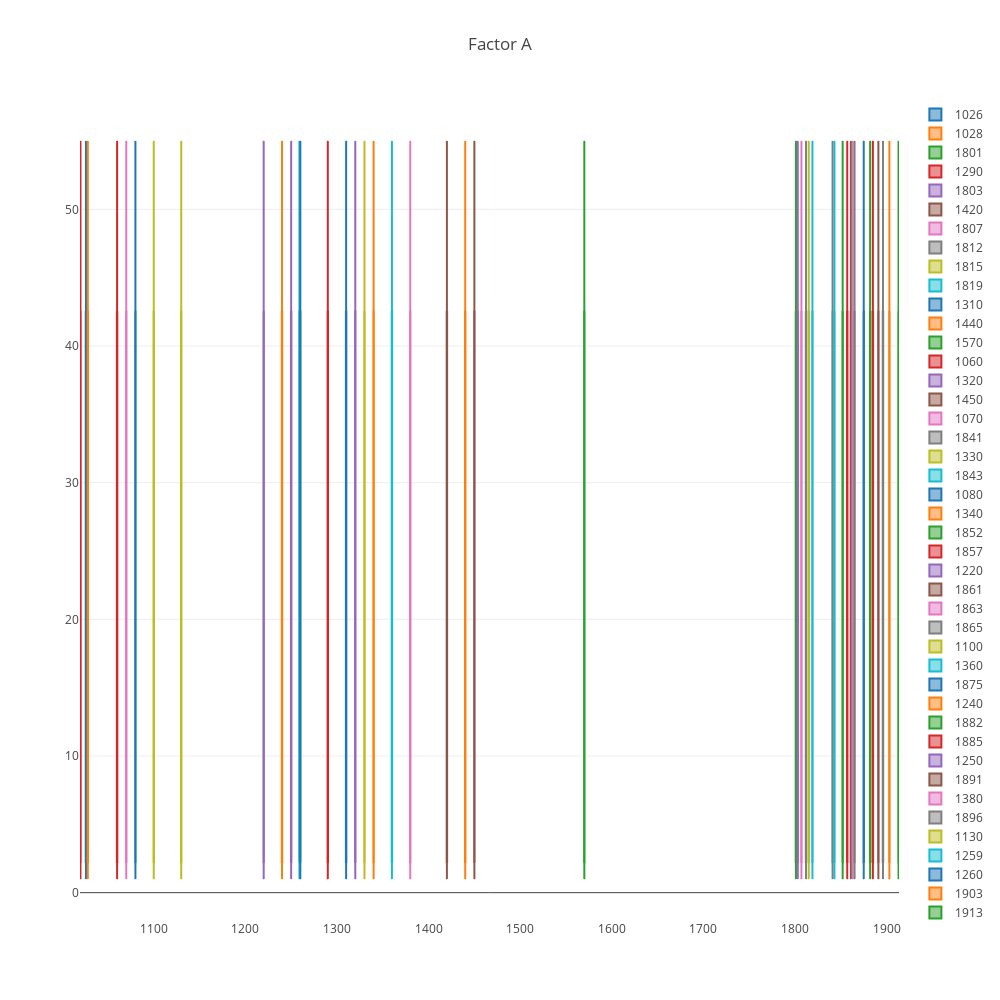

The notebook cell this image was saved under:
### Code cell
Response_code = list(set(df.Response))
data = []
for i in range(len(Response_code)):
    trace = go.Box(
        y = df[df.Response == Response_code[i]]["Factor_A"],
#         y = [1,2,3,4,5,55,55],
        boxpoints = 'outliers',
        name = str(Response_code[i])
    )
    data.append(trace)

layout = go.Layout(
    title = "Factor A",
    height= 1000, width = 1000
)

fig = dict( data=data, layout=layout )
plotly.offline.iplot(fig, validate=False, filename='Factor A')
# # Create a trace
# trace = go.Scatter(
#     x = df.Response,
#     y = df.Factor_A,
#     mode = 'markers'
# )

# data = [trace]
# layout = dict(title = 'Page Views on English Wikipedia',
#               height= 600, width = 1000
# #               xaxis = dict(title = ''),
# #               yaxis = dict(title = 'Page views', range=[0, 12000000000]),
# #               legend=dict(orientation="h")
#               )
# # Plot and embed in ipython notebook!
# fig = dict(data=data, layout=layout)
# plotly.offline.iplot(fig, filename='scatter_Factor_A')
# # py.iplot(data, filename='scatter_Factor_A')

### Figure 1 — Plotly figure (JSON) as saved in the notebook; plotly's stock layout.template omitted (floating-point values rounded to 4 significant figures)
{"data": [{"boxpoints": "outliers", "name": "1026", "type": "box", "y": [1, 2, 3, 4, 5, 55, 55]}, {"boxpoints": "outliers", "name": "1028", "type": "box", "y": [1, 2, 3, 4, 5, 55, 55]}, {"boxpoints": "outliers", "name": "1801", "type": "box", "y": [1, 2, 3, 4, 5, 55, 55]}, {"boxpoints": "outliers", "name": "1290", "type": "box", "y": [1, 2, 3, 4, 5, 55, 55]}, {"boxpoints": "outliers", "name": "1803", "type": "box", "y": [1, 2, 3, 4, 5, 55, 55]}, {"boxpoints": "outliers", "name": "1420", "type": "box", "y": [1, 2, 3, 4, 5, 55, 55]}, {"boxpoints": "outliers", "name": "1807", "type": "box", "y": [1, 2, 3, 4, 5, 55, 55]}, {"boxpoints": "outliers", "name": "1812", "type": "box", "y": [1, 2, 3, 4, 5, 55, 55]}, {"boxpoints": "outliers", "name": "1815", "type": "box", "y": [1, 2, 3, 4, 5, 55, 55]}, {"boxpoints": "outliers", "name": "1819", "type": "box", "y": [1, 2, 3, 4, 5, 55, 55]}, {"boxpoints": "outliers", "name": "1310", "type": "box", "y": [1, 2, 3, 4, 5, 55, 55]}, {"boxpoints": "outliers", "name": "1440", "type": "box", "y": [1, 2, 3, 4, 5, 55, 55]}, {"boxpoints": "outliers", "name": "1570", "type": "box", "y": [1, 2, 3, 4, 5, 55, 55]}, {"boxpoints": "outliers", "name": "1060", "type": "box", "y": [1, 2, 3, 4, 5, 55, 55]}, {"boxpoints": "outliers", "name": "1320", "type": "box", "y": [1, 2, 3, 4, 5, 55, 55]}, {"boxpoints": "outliers", "name": "1450", "type": "box", "y": [1, 2, 3, 4, 5, 55, 55]}, {"boxpoints": "outliers", "name": "1070", "type": "box", "y": [1, 2, 3, 4, 5, 55, 55]}, {"boxpoints": "outliers", "name": "1841", "type": "box", "y": [1, 2, 3, 4, 5, 55, 55]}, {"boxpoints": "outliers", "name": "1330", "type": "box", "y": [1, 2, 3, 4, 5, 55, 55]}, {"boxpoints": "outliers", "name": "1843", "type": "box", "y": [1, 2, 3, 4, 5, 55, 55]}, {"boxpoints": "outliers", "name": "1080", "type": "box", "y": [1, 2, 3, 4, 5, 55, 55]}, {"boxpoints": "outliers", "name": "1340", "type": "box", "y": [1, 2, 3, 4, 5, 55, 55]}, {"boxpoints": "outliers", "name": "1852", "type": "box", "y": [1, 2, 3, 4, 5, 55, 55]}, {"boxpoints": "outliers", "name": "1857", "type": "box", "y": [1, 2, 3, 4, 5, 55, 55]}, {"boxpoints": "outliers", "name": "1220", "type": "box", "y": [1, 2, 3, 4, 5, 55, 55]}, {"boxpoints": "outliers", "name": "1861", "type": "box", "y": [1, 2, 3, 4, 5, 55, 55]}, {"boxpoints": "outliers", "name": "1863", "type": "box", "y": [1, 2, 3, 4, 5, 55, 55]}, {"boxpoints": "outliers", "name": "1865", "type": "box", "y": [1, 2, 3, 4, 5, 55, 55]}, {"boxpoints": "outliers", "name": "1100", "type": "box", "y": [1, 2, 3, 4, 5, 55, 55]}, {"boxpoints": "outliers", "name": "1360", "type": "box", "y": [1, 2, 3, 4, 5, 55, 55]}, {"boxpoints": "outliers", "name": "1875", "type": "box", "y": [1, 2, 3, 4, 5, 55, 55]}, {"boxpoints": "outliers", "name": "1240", "type": "box", "y": [1, 2, 3, 4, 5, 55, 55]}, {"boxpoints": "outliers", "name": "1882", "type": "box", "y": [1, 2, 3, 4, 5, 55, 55]}, {"boxpoints": "outliers", "name": "1885", "type": "box", "y": [1, 2, 3, 4, 5, 55, 55]}, {"boxpoints": "outliers", "name": "1250", "type": "box", "y": [1, 2, 3, 4, 5, 55, 55]}, {"boxpoints": "outliers", "name": "1891", "type": "box", "y": [1, 2, 3, 4, 5, 55, 55]}, {"boxpoints": "outliers", "name": "1380", "type": "box", "y": [1, 2, 3, 4, 5, 55, 55]}, {"boxpoints": "outliers", "name": "1896", "type": "box", "y": [1, 2, 3, 4, 5, 55, 55]}, {"boxpoints": "outliers", "name": "1130", "type": "box", "y": [1, 2, 3, 4, 5, 55, 55]}, {"boxpoints": "outliers", "name": "1259", "type": "box", "y": [1, 2, 3, 4, 5, 55, 55]}, {"boxpoints": "outliers", "name": "1260", "type": "box", "y": [1, 2, 3, 4, 5, 55, 55]}, {"boxpoints": "outliers", "name": "1903", "type": "box", "y": [1, 2, 3, 4, 5, 55, 55]}, {"boxpoints": "outliers", "name": "1913", "type": "box", "y": [1, 2, 3, 4, 5, 55, 55]}, {"boxpoints": "outliers", "name": "1020", "type": "box", "y": [1, 2, 3, 4, 5, 55, 55]}], "layout": {"height": 1000, "title": "Factor A", "width": 1000}}
